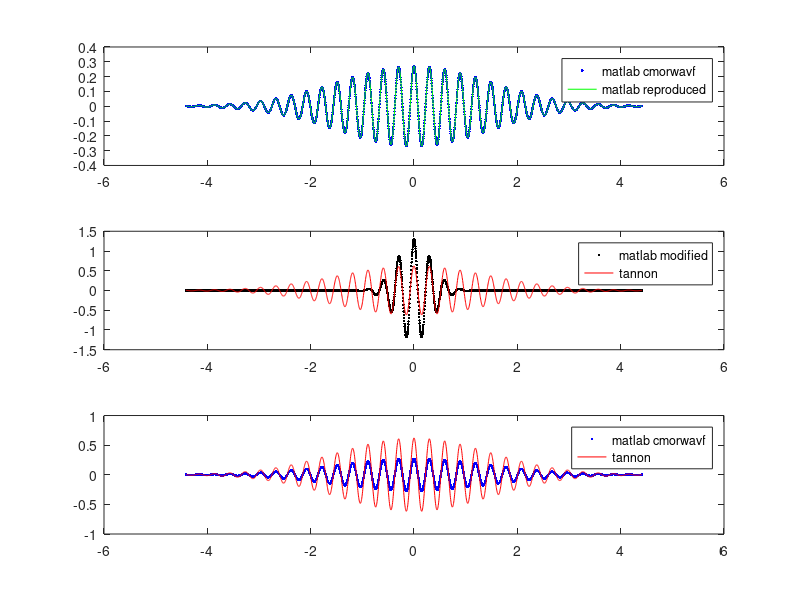

Here is the MATLAB script that generated this plot: (Note: this script raises an error after producing the figure.)
clear
clc
fs=250; %Hz
frequencies = 2.^(-0.5:1/4:6);  
curr_freq=frequencies(10);

sigmaf = curr_freq./7;  %  7 as Tallon-Baudry et al,
sigmat_TANNON = 1./(sigmaf) * (1./(2*pi)); 
sigmat_MATLAB = 1./(sigmaf) * (1./sqrt(2));  % as in Tallon. NOT SURE IT'S ALWAYS TRUE
% help cwt in maxScale you can read:
% The standard deviation of the Morse wavelet in time, ? is approximately 
% where P is the time-bandwidth product. The standard deviation in frequency, ?
% is approximately ... 

%% per passare da gaussiana Matlab a Gaussiana Tannon (cohen etc)
%% basta sapere che sigmat =1./(sigmaf) * (1./sqrt(2))
%% CAZZOO!!

%% IT LOOKS LIKE INSTEAD OF SIGMAF YOU SHOULD PUT CURR__FREQ AND THUS N*SIGMAF

% s = 7/(2*pi*curr_freq); % see https://jallen.faculty.arizona.edu/sites/jallen.faculty.arizona.edu/files/Chapter_13_Complex_Morlet_Wavelets_Power_Phase.pdf
% % and look also:
% % https://www.biorxiv.org/content/biorxiv/early/2018/08/21/397182.full.pdf
% % where it's clear that 7 represents the number of cycles. "For neurophysiology data such as EEG, MEG, and LFP, typical values of n
% % range from 2 to 15 over frequencies between 2 Hz and 80 Hz. Other applications may require a
% % different number of cycles. "

Lb = -3*sigmat_MATLAB; 
Ub = +3*sigmat_MATLAB;
time_support = Lb:1/fs:Ub; % 

%% Formula from: Tallon-Baudry, Catherine, et al. "Stimulus specificity of phase-locked and non-phase-locked 40 Hz visual responses in human." Journal of Neuroscience 16.13 (1996): 4240-4249.
wavelet_Tannon = (sqrt(pi)*sigmat_MATLAB).^(-0.5) * exp(2*pi*1i*curr_freq.*time_support) .* exp(-time_support.^2./(2*sigmat_MATLAB^2));   

%% Formula used in cmorwavf and taken from: Computational Signal Processing with Wavelets
wavelet_cmorwavf = ((pi*(1/sigmaf.^2)).^(-0.5)) * exp(2*pi*1i*curr_freq.*time_support) .* exp(-(time_support.^2)*(sigmaf^2)); %% this matches matlab!

%% Modified version of Matlab equation to match Tannon's formula. sqrt(2*pi*(A)) and 2*pi^2 inside the exp of the Gaussian
wavelet_matlab_modified = sqrt(2*pi*((pi*(1/sigmaf.^2)).^(-0.5))) * exp(2*pi*1i*curr_freq.*time_support) .* exp(-(time_support.^2)*(sigmaf^2)*2*pi^2); 

%%  matlab coefficients
N = length(wavelet_Tannon);
fb = 1/(sigmaf^2);
fc = curr_freq;
[psi_from_cmorwavf,x] = cmorwavf(Lb,Ub,N,fb,fc);

%% comparing differently
figure
subplot(311)
plot(x,real(psi_from_cmorwavf),'b.')
hold on
plot(x,real(wavelet_cmorwavf),'g')
legend({'matlab cmorwavf','matlab reproduced'})
subplot(312)
plot(x,real(wavelet_matlab_modified),'k.')
hold on
plot(time_support,real(wavelet_Tannon),'r')
legend({'matlab modified','tannon'})
subplot(313)
plot(x,real(psi_from_cmorwavf),'b.')
hold on
plot(time_support,real(wavelet_Tannon),'r')
legend({'matlab cmorwavf','tannon'})


%% cwt is equal to cmorwavf?
[wt,f,coi,fb,scalingcfs] = cwt(repmat(x,1,100),'amor',fs,'VoicesPerOctave',4,'FrequencyLimits',[2^(-.5) 64]); % 'FrequencyLimits',[2^(-.5) 64] works only from R.2018
xrec=icwt(wt,'amor',f,[0.71 64]);

%% check fiter bank used
figure
freqz(fb)
title('Frequency Responses Morlet Wavelet')

[psi, t] = wavelets(fb); % wavelets used by cwt

%% strange scalingcfs what doest it mean?
figure
plot(scalingcfs)
% Scaling coefficients for the CWT if the analyzing wavelet 
% is 'morse' or 'amor',


